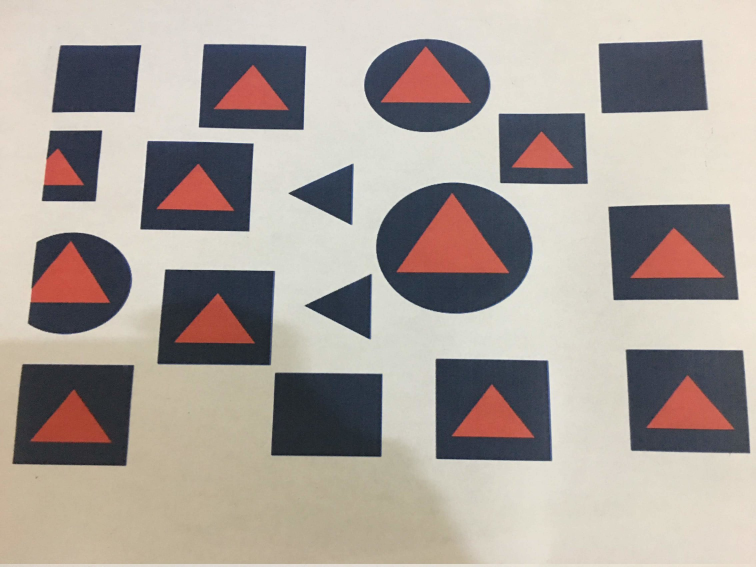
#> input picture rsz_campic.jpg, 2268 x 1701 px (shown at 1/3 size)
$ python findshapecanny.py
#> lines starting #> are read from the running program, lines starting #| are printed output that depends on the picture; after the words box and inside, x2 and y2 are one past the last pixel; in counts of white or black regions, pixels touching at a corner belong together
import cv2
import numpy as np

font = cv2.FONT_HERSHEY_COMPLEX

rect_x_max = np.full(1000, 0)
rect_y_max = np.full(1000, 0)

rect_x_min = np.full(1000, 0)
rect_y_min = np.full(1000, 0)

number_of_rect = 0
detetected = 0


# img = cv2.imread("test5.png", cv2.IMREAD_GRAYSCALE)

img = cv2.imread("rsz_campic.jpg")
#> img is the input picture: shape (1701, 2268, 3); mean B, G, R 154.1, 160.8, 169.8

#resize img
lbr = int(np.size(img,1) * 40/100)
#> lbr = 907
tgi = int(np.size(img,0) * 40/100)
#> tgi = 680
dim = (lbr,tgi)
#> dim = (907, 680)

img_rsz = cv2.resize(img,dim,interpolation=cv2.INTER_AREA)
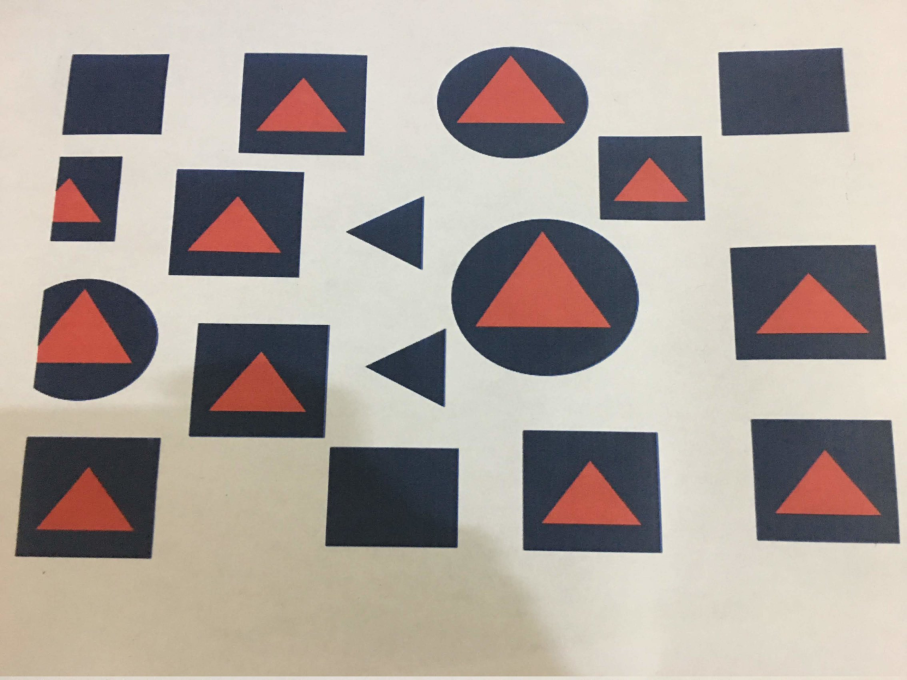
#> img_rsz: shape (680, 907, 3); mean B, G, R 154.1, 160.7, 169.8

img_crop = img_rsz[10:(np.size(img_rsz,0)-10),10:(np.size(img_rsz,1)-10)]
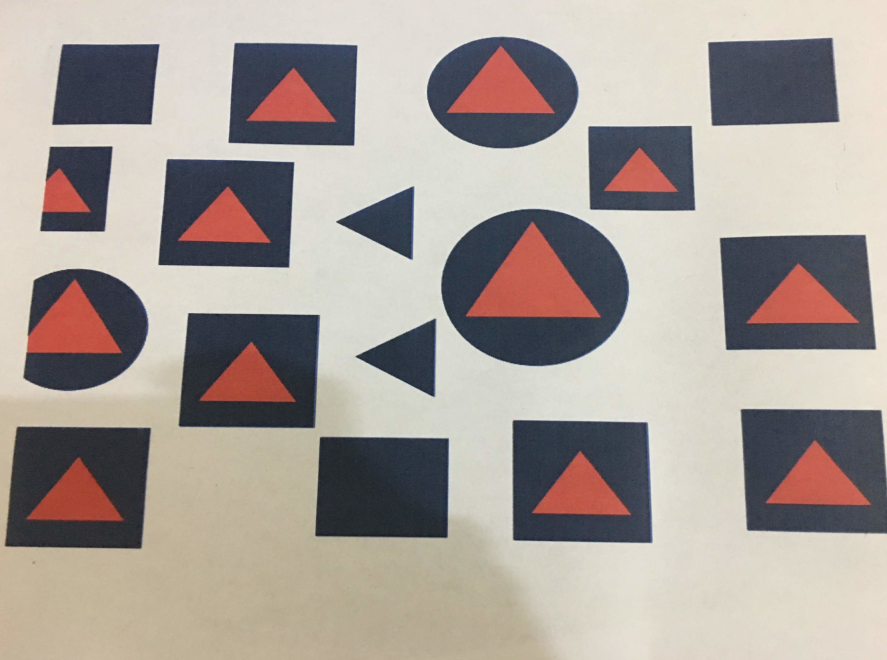
#> img_crop: shape (660, 887, 3); mean B, G, R 151.8, 158, 167
img_blur = cv2.GaussianBlur(img_crop,(7,7),1)
img_grey = cv2.cvtColor(img_blur,cv2.COLOR_BGR2GRAY)
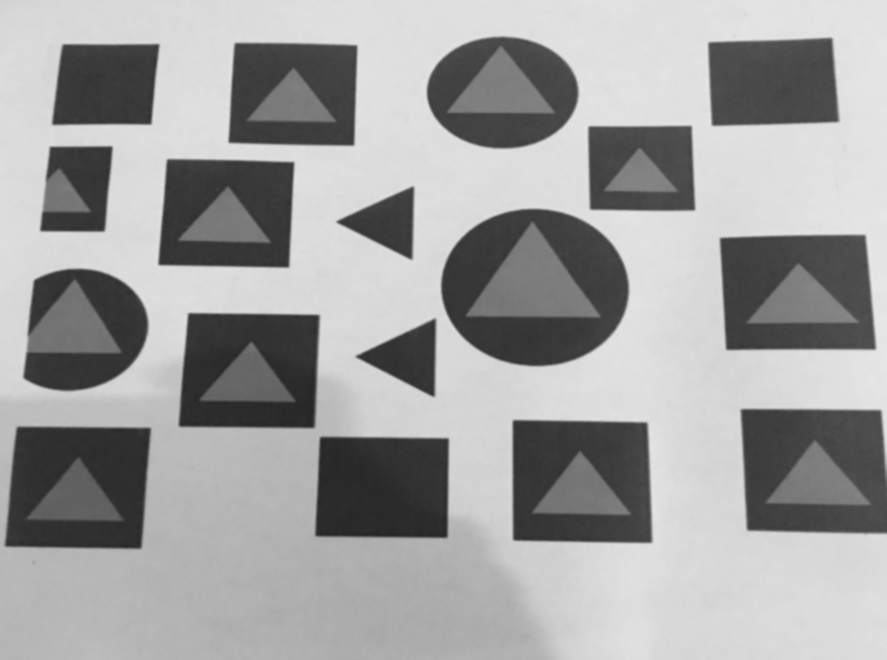
#> img_grey: shape (660, 887); min 37, max 232, mean 160
img_canny = cv2.Canny(img_grey,60,100)
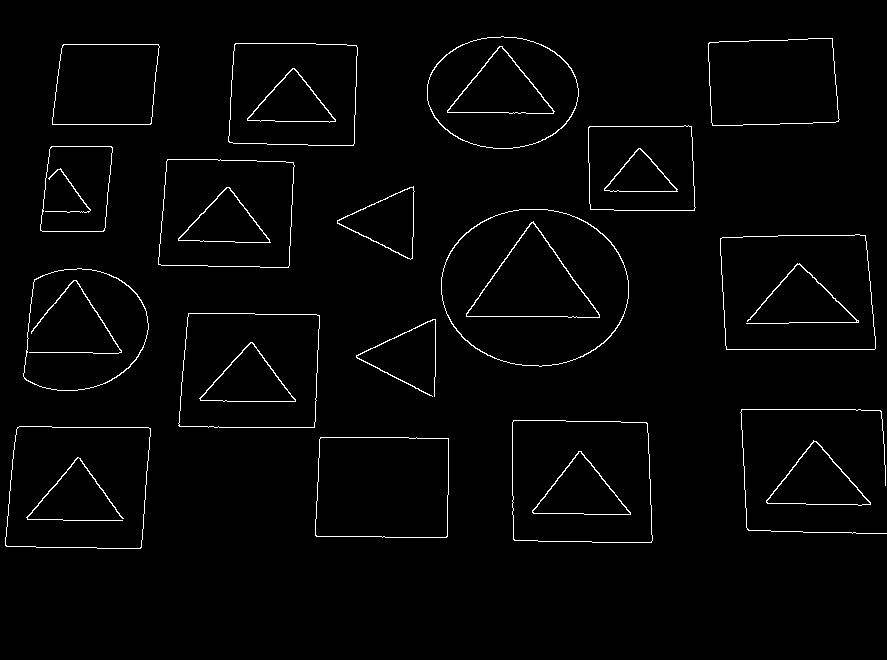
#> img_canny: shape (660, 887); 1.9% white in thin lines or dots, all inside (x1, y1, x2, y2) = (5, 36, 887, 549)
kernel_dil = np.ones((5,5))
img_dil = cv2.dilate(img_canny,kernel_dil,iterations=1)
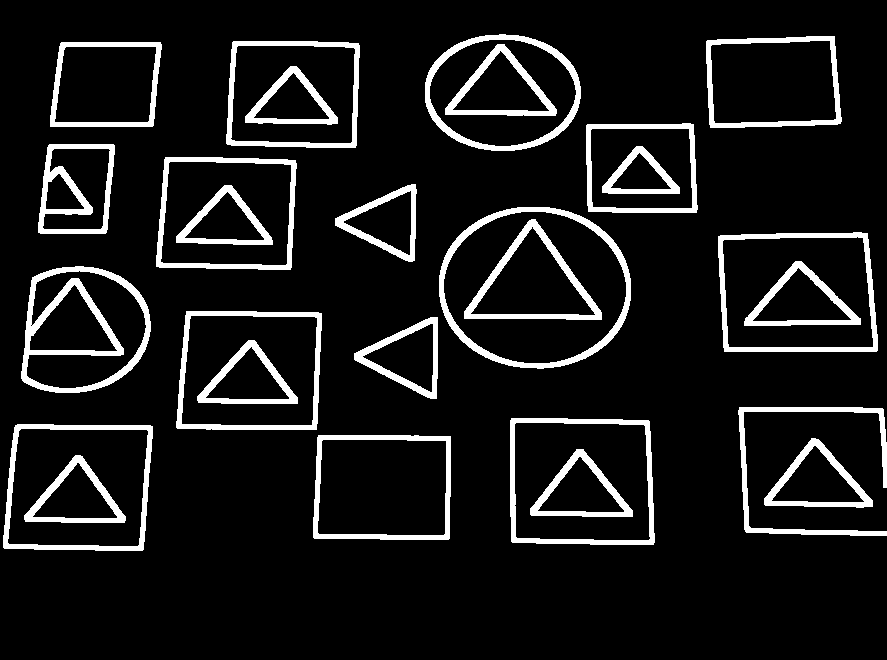
#> img_dil: shape (660, 887); 9.8% white; 27 white regions, largest, box (x1, y1, x2, y2) and area: (21, 266, 151, 393) 3961, (439, 207, 631, 369) 3385, (718, 232, 878, 352) 2678


_, threshold = cv2.threshold(img_grey, 88, 255, cv2.THRESH_BINARY)
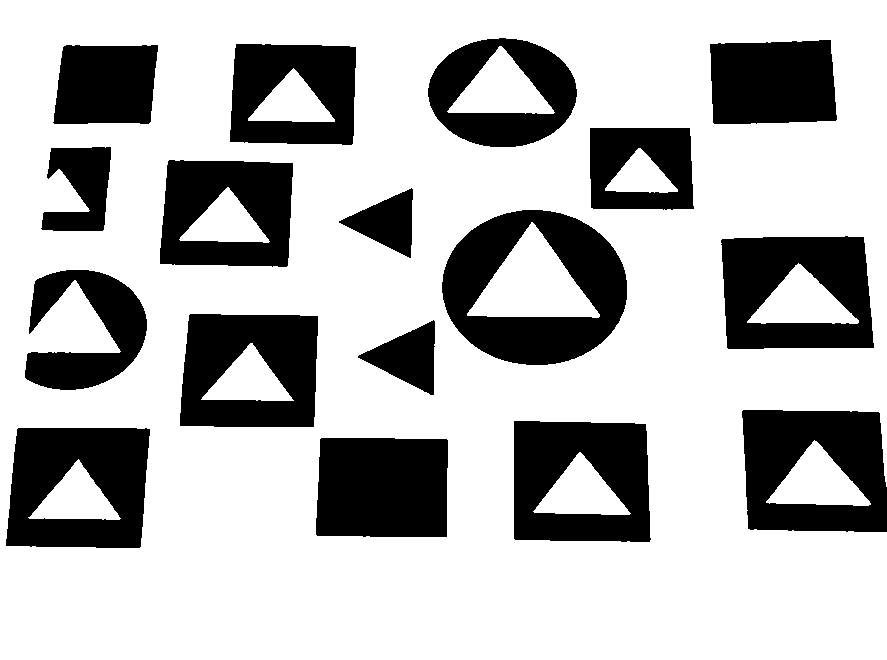
#> threshold: shape (660, 887); 72.2% white; 17 black regions
contours, _ = cv2.findContours(img_dil, cv2.RETR_EXTERNAL, cv2.CHAIN_APPROX_NONE)
#> contours = 18 contours; largest, box (x1, y1, x2, y2) and area: (439, 207, 631, 369) 24574, (718, 232, 878, 352) 17876, (510, 418, 655, 545) 17598, (3, 424, 153, 551) 17378, (176, 311, 322, 430) 16208


for cnt in contours:
    approx = cv2.approxPolyDP(cnt, 0.03*cv2.arcLength(cnt, True), True)
    x = approx.ravel()[0]
    y = approx.ravel()[1]

    if len(approx) == 4:
        # cv2.drawContours(img_crop, [approx], 0, (255,0,255), 3)
        if y > 2:
            # find x_max
            rect_x_max[number_of_rect] = approx[0][0][0]
            if approx[1][0][0] > rect_x_max[number_of_rect]:
                rect_x_max[number_of_rect] = approx[1][0][0]
            if approx[2][0][0] > rect_x_max[number_of_rect]:
                rect_x_max[number_of_rect] = approx[2][0][0]
            if approx[3][0][0] > rect_x_max[number_of_rect]:
                rect_x_max[number_of_rect] = approx[3][0][0]

            # find y_max
            rect_y_max[number_of_rect] = approx[0][0][1]
            if approx[1][0][1] > rect_y_max[number_of_rect]:
                rect_y_max[number_of_rect] = approx[1][0][1]
            if approx[2][0][1] > rect_y_max[number_of_rect]:
                rect_y_max[number_of_rect] = approx[2][0][1]
            if approx[3][0][0] > rect_x_max[number_of_rect]:
                rect_y_max[number_of_rect] = approx[3][0][y]

            # find x_min
            rect_x_min[number_of_rect] = approx[0][0][0]
            if approx[1][0][0] < rect_x_min[number_of_rect]:
                rect_x_min[number_of_rect] = approx[1][0][0]
            if approx[2][0][0] < rect_x_min[number_of_rect]:
                rect_x_min[number_of_rect] = approx[2][0][0]
            if approx[3][0][0] < rect_x_min[number_of_rect]:
                rect_x_min[number_of_rect] = approx[3][0][0]

            # find y_min
            rect_y_min[number_of_rect] = approx[0][0][1]
            if approx[1][0][1] < rect_y_min[number_of_rect]:
                rect_y_min[number_of_rect] = approx[1][0][1]
            if approx[2][0][1] < rect_y_min[number_of_rect]:
                rect_y_min[number_of_rect] = approx[2][0][1]
            if approx[3][0][1] < rect_y_min[number_of_rect]:
                rect_y_min[number_of_rect] = approx[3][0][1]

            number_of_rect += 1
#> this loop made 18 passes
#> (approx, x, y) on passes 1, 2, 3, 4, 6, 7, 9, 11, 12, 13, 14: ([[764, 498], [872, 506], [815, 438]], 764, 498), ([[318, 435], [314, 538], [449, 538], [450, 436]], 318, 435), ([[15, 425], [4, 548], [143, 549], [152, 426]], 15, 425), ([[511, 418], [512, 542], [653, 544], [648, 420]], 511, 418), ([[437, 317], [354, 359], [436, 398]], 437, 317), ([[186, 311], [177, 428], [316, 429], [321, 313]], 186, 311), ([[867, 233], [718, 236], [724, 351], [876, 351]], 867, 233), ([[415, 184], [335, 225], [414, 260]], 415, 184), ([[165, 157], [156, 266], [290, 269], [295, 160]], 165, 157), ([[49, 144], [38, 232], [105, 233], [114, 145]], 49, 144), ([[693, 124], [587, 124], [588, 211], [696, 212]], 693, 124)
#> (x, y) on passes 5, 8, 10, 18: (739, 407), (130, 283), (456, 238), (434, 62)
#> after the loop, number_of_rect = 11; rect_x_max = 1000 values, max 876 at index 4, min 0 at index 11, mean 4.92; rect_x_min = 1000 values, max 718 at index 4, min 0 at index 11, mean 3.49; rect_y_max = 1000 values, max 549 at index 1, min 0 at index 11, mean 3.52; rect_y_min = 1000 values, max 435 at index 0, min 0 at index 11, mean 2.37


contours, _ = cv2.findContours(img_dil, cv2.RETR_TREE, cv2.CHAIN_APPROX_NONE)
#> contours = 56 contours, 1 with area under 20; largest, box (x1, y1, x2, y2) and area: (439, 207, 631, 369) 24574, (443, 211, 627, 364) 21679, (718, 232, 878, 352) 17876, (510, 418, 655, 545) 17598, (3, 424, 153, 551) 17378


for cnt in contours:
    approx = cv2.approxPolyDP(cnt, 0.02*cv2.arcLength(cnt, True), True)
    # cv2.drawContours(img_crop, [approx], -1, (255,0,255), 3)
    x = approx.ravel()[0]
    y = approx.ravel()[1]


    if len(approx) == 3:

        for cnt_trig in range(0, number_of_rect):
            if x-5 > rect_x_min[cnt_trig] and x+5 < rect_x_max[cnt_trig] and y-5 > rect_y_min[cnt_trig] and y+5 < rect_y_max[cnt_trig]:
                cv2.putText(img_crop, "Target", (x, y), font, 1, (255,0,255))
                cv2.drawContours(img_crop, [approx], 0, (255,0,255), 3)
                cv2.rectangle(img_crop,(rect_x_min[cnt_trig],rect_y_min[cnt_trig]),(rect_x_max[cnt_trig],rect_y_max[cnt_trig]),(255,0,255),3)
#> this loop made 56 passes
#> (approx, x, y) on passes 1 to 11: ([[764, 498], [765, 505], [872, 506], [815, 438]], 764, 498), ([[771, 500], [815, 445], [864, 501]], 771, 500), ([[318, 435], [314, 538], [449, 538], [450, 436]], 318, 435), ([[321, 441], [445, 440], [445, 533], [319, 534]], 321, 441), ([[15, 425], [4, 548], [143, 549], [152, 426]], 15, 425), ([[18, 431], [146, 429], [139, 544], [9, 544]], 18, 431), ([[24, 515], [25, 521], [125, 520], [80, 455]], 24, 515), ([[117, 516], [32, 516], [77, 462]], 117, 516), ([[511, 418], [512, 542], [653, 544], [648, 420]], 511, 418), ([[514, 424], [643, 424], [650, 538], [517, 538]], 514, 424), ([[530, 508], [531, 515], [632, 516], [583, 449]], 530, 508)
#> (x, y) on passes 13, 20, 23, 28, 29, 40: (739, 407), (130, 283), (125, 287), (456, 238), (483, 224), (54, 148)
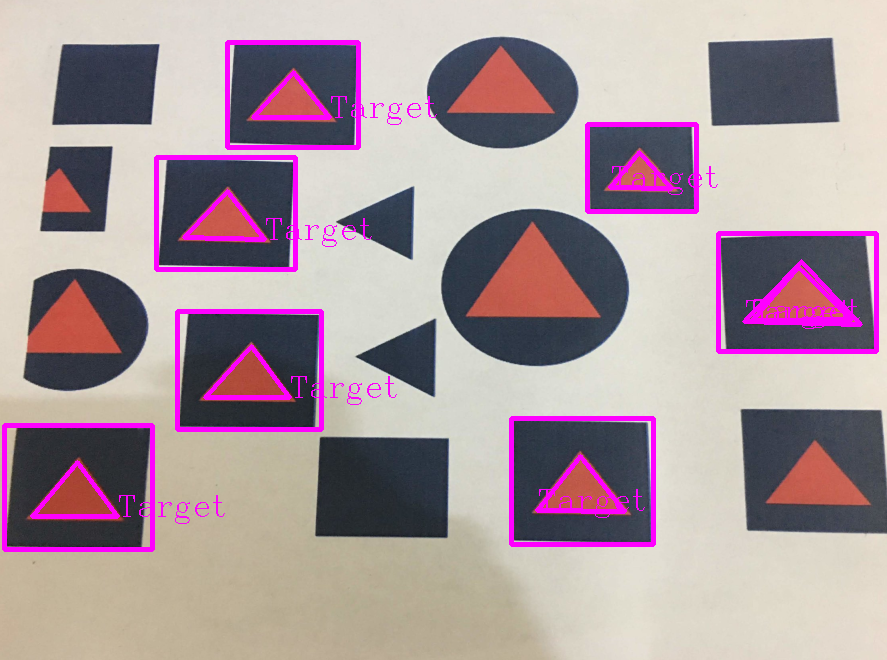
#> img_crop: shape (660, 887, 3); 4.75% of pixels changed, all inside (x1, y1, x2, y2) = (2, 40, 879, 552)


cv2.imshow("shapes", img_crop)
cv2.imshow("Threshold", img_canny)
cv2.waitKey(0)
cv2.destroyAllWindows()

$ run again, with testcam.jpg copied over rsz_campic.jpg
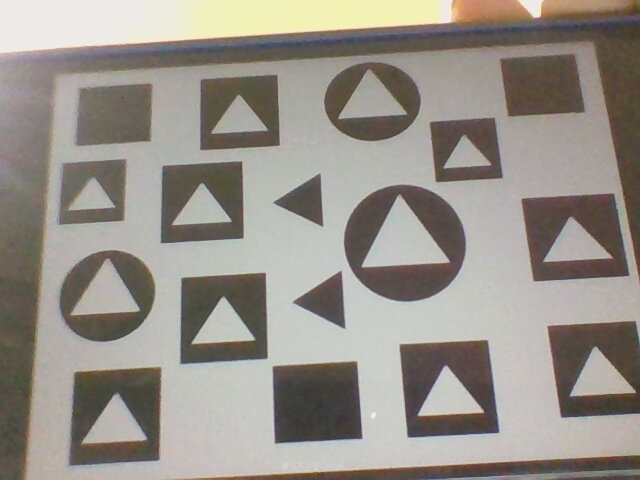
#> input picture testcam.jpg, 640 x 480 px
#> img is the input picture: shape (480, 640, 3); mean B, G, R 137.1, 144.8, 150.4
#> lbr = 256
#> tgi = 192
#> dim = (256, 192)
#> `img_canny = cv2.Canny(img_grey,60,100)`:
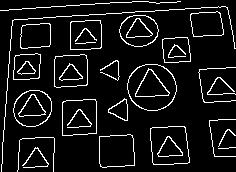
#> img_canny: shape (172, 236); 8.6% white in thin lines or dots
#> img_dil: shape (172, 236); 44.1% white; 9 white regions, largest, box (x1, y1, x2, y2) and area: (0, 4, 236, 172) 9800, (60, 97, 137, 170) 1769, (148, 124, 192, 167) 1196
#> `_, threshold = cv2.threshold(img_grey, 88, 255, cv2.THRESH_BINARY)`:
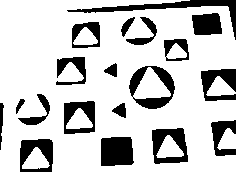
#> threshold: shape (172, 236); 78.5% white; 19 black regions
#> `contours, _ = cv2.findContours(img_dil, cv2.RETR_EXTERNAL, cv2.CHAIN_A..`: contours = 9 contours; largest, box (x1, y1, x2, y2) and area: (0, 4, 236, 172) 12508, (60, 97, 137, 170) 2802, (148, 124, 192, 167) 1658, (11, 88, 54, 129) 1411, (15, 135, 57, 172) 1314
#> the loop `for cnt in contours:` made 9 passes
#> (approx, x, y, number_of_rect) on pass 2: ([[148, 126], [151, 166], [191, 164], [186, 124]], 148, 126, 1)
#> after the loop `for cnt in contours:`: number_of_rect = 1; rect_x_max = 1000 values, max 191 at index 0, min 0 at index 1, mean 0.191; rect_x_min = 1000 values, max 148 at index 0, min 0 at index 1, mean 0.148; rect_y_max = 1000 values, max 166 at index 0, min 0 at index 1, mean 0.166; rect_y_min = 1000 values, max 124 at index 0, min 0 at index 1, mean 0.124
#> `contours, _ = cv2.findContours(img_dil, cv2.RETR_TREE, cv2.CHAIN_APPRO..`: contours = 59 contours, 13 with area under 20; largest, box (x1, y1, x2, y2) and area: (0, 4, 236, 172) 12508, (60, 97, 137, 170) 2802, (148, 124, 192, 167) 1658, (11, 88, 54, 129) 1411, (15, 135, 57, 172) 1314
#> the loop `for cnt in contours:` made 59 passes
#> (x, y) on passes 1, 3, 5, 7, 8, 9, 10, 12: (17, 138), (52, 140), (186, 151), (183, 130), (207, 118), (60, 100), (101, 139), (72, 123)
